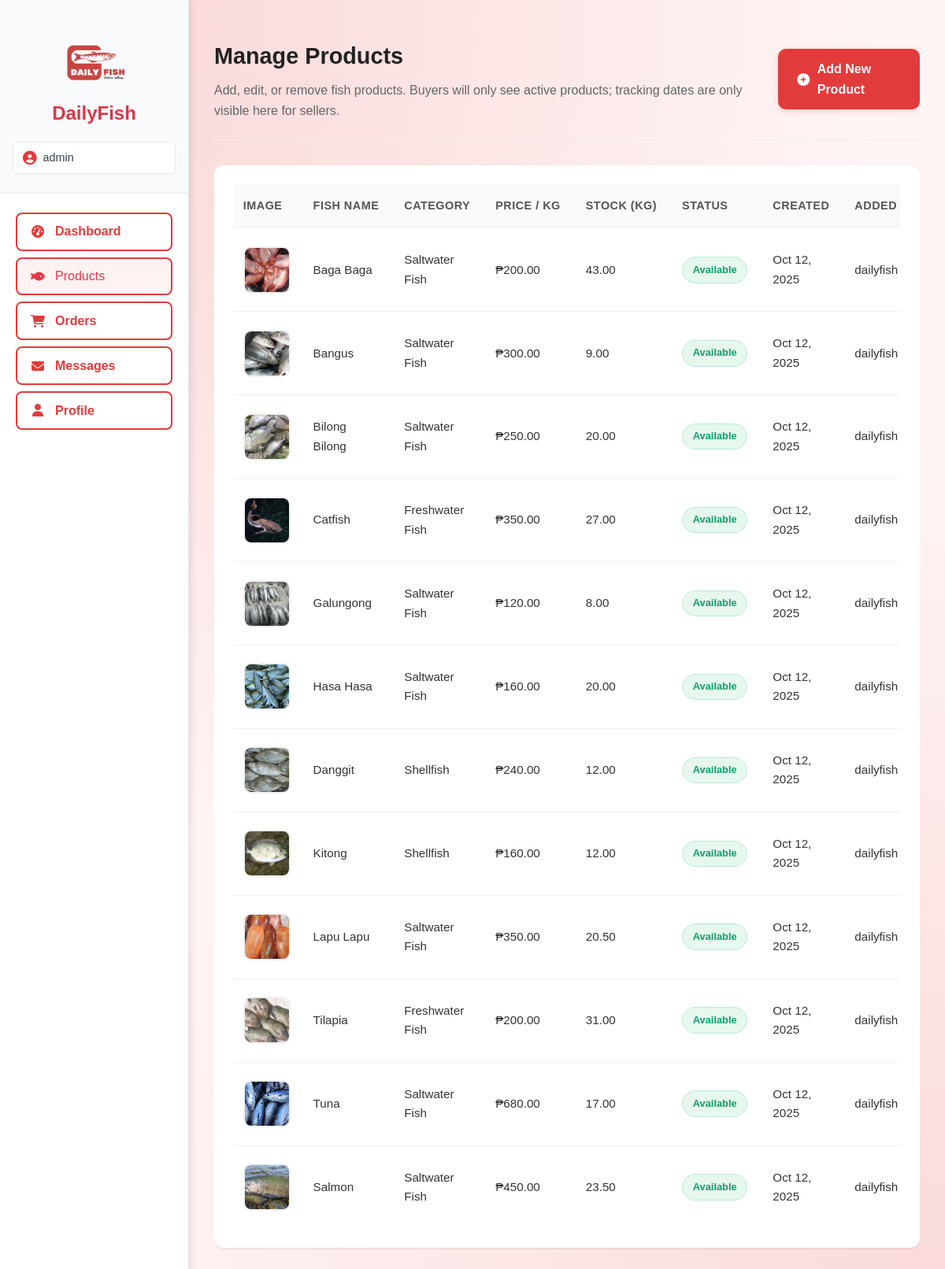
Page /seller/products/ (signed in) on the committed database.
### myapp/models.py (models this page shows, shortened)
class Fish(models.Model):
    name = models.CharField(max_length=200)
    description = models.TextField()
    category = models.ForeignKey(FishCategory, on_delete=models.CASCADE, related_name='fish')
    seller = models.ForeignKey(User, on_delete=models.CASCADE, related_name='fish_products', null=True, blank=True)
    price_per_kg = models.DecimalField(max_digits=10, decimal_places=2, validators=[MinValueValidator(Decimal('0.01'))])
    stock_kg = models.DecimalField(max_digits=10, decimal_places=2, validators=[MinValueValidator(Decimal('0.00'))])
    weight_kg = models.DecimalField(max_digits=10, decimal_places=2, validators=[MinValueValidator(Decimal('0.01'))], help_text="Weight of fish in kilograms")
    total_price = models.DecimalField(max_digits=10, decimal_places=2, validators=[MinValueValidator(Decimal('0.00'))], help_text="Total price for this fish")
    date_purchased = models.DateField(help_text="Date when fish was purchased to track freshness")
    image = models.ImageField(upload_to='fish_images/', blank=True, null=True)
    image_url = models.URLField(blank=True, help_text="External image URL if no local image")
    is_available = models.BooleanField(default=True)
    created_at = models.DateTimeField(auto_now_add=True)
    updated_at = models.DateTimeField(auto_now=True)
    class Meta:
        ordering = ['-created_at']
        verbose_name_plural = "Fish"

class FishCategory(models.Model):
    name = models.CharField(max_length=100, unique=True)
    description = models.TextField(blank=True)
    created_at = models.DateTimeField(auto_now_add=True)
    class Meta:
        verbose_name_plural = "Fish Categories"
        ordering = ['name']

### myapp/views.py (the view)
# urls.py: path('seller/products/', views.seller_products, name='seller_products'),
@login_required
def seller_products(request):
    if not request.user.is_staff:
        return redirect('home')
    if request.user.is_superuser:
        seller_fish = Fish.objects.all().order_by('-created_at')
    else:
        seller_fish = Fish.objects.filter(seller=request.user).order_by('-created_at')
    categories = FishCategory.objects.all()
    context = {
        'seller_name': request.user.username,
        'fish_list': seller_fish,
        'categories': categories,
        'is_superuser': request.user.is_superuser
    }
    return render(request, 'seller/products.html', context)

### myapp/context_processors.py (called while the page is built)
def location(request):
    loc = request.session.get('location') or {}
    parts = []
    if loc.get('municipality'):
        parts.append(loc.get('municipality'))
    if loc.get('barangay'):
        parts.append(loc.get('barangay'))
    if loc.get('province'):
        parts.append(loc.get('province'))
    display = ', '.join(parts) if parts else ''
    return {
        'location_display': display
    }

def cart_info(request):
    count = 0
    user = getattr(request, 'user', None)
    if user and user.is_authenticated:
        try:
            cart, _ = Cart.objects.get_or_create(user=user)
            count = cart.get_total_items()
        except Exception:
            count = 0
    return {
        'cart_item_count': count,
    }

### myapp/models.py (called while the page is built)
    def get_total_items(self):
        return sum(item.quantity_kg for item in self.items.all())

### templates/seller/products.html (shortened to what this page needs)
{% load static humanize %}
<!DOCTYPE html>
<html lang="en">
<head>
    <link rel="stylesheet" href="{% static 'css/styles.css' %}">
    <link rel="stylesheet" href="https://cdnjs.cloudflare.com/ajax/libs/font-awesome/6.4.0/css/all.min.css">
</head>
<body>
    <div class="seller-layout">
        <aside class="seller-sidebar">
            <div class="seller-logo-container">
                <a href="{% url 'seller_dashboard' %}" class="seller-logo">
                    <img src="{% static 'image/fish.png' %}" alt="DailyFish Logo" class="seller-dashboard-logo">
                    <span>DailyFish</span>
                </a>
                <div class="seller-name-chip">
                    <i class="fas fa-user-circle"></i>
                    <span>{{ seller_name }}</span>
                </div>
            </div>
            <nav class="seller-sidebar-nav">
                <a href="{% url 'seller_dashboard' %}" class="nav-link {% if request.resolver_match.url_name == 'seller_dashboard' %}active{% endif %}">
                    <i class="fas fa-tachometer-alt"></i>
                    <span>Dashboard</span>
                </a>
                <a href="{% url 'seller_products' %}" class="nav-link {% if 'products' in request.resolver_match.url_name %}active{% endif %}">
                    <i class="fas fa-fish"></i>
                    <span>Products</span>
                </a>
                <a href="{% url 'seller_orders' %}" class="nav-link {% if 'orders' in request.resolver_match.url_name %}active{% endif %}">
                    <i class="fas fa-shopping-cart"></i>
                    <span>Orders</span>
                </a>
                <a href="{% url 'message_center' %}" class="nav-link {% if 'message' in request.resolver_match.url_name %}active{% endif %}">
                    <i class="fas fa-envelope"></i>
                    <span>Messages</span>
                </a>
                <a href="{% url 'seller_profile' %}" class="nav-link {% if 'profile' in request.resolver_match.url_name %}active{% endif %}">
                    <i class="fas fa-user"></i>
                    <span>Profile</span>
                </a>
            </nav>
        </aside>
        <main class="seller-main-content">
        <main class="seller-main">
        <header class="seller-header">
            <div>
                <h1 class="seller-title">Manage Products</h1>
                <p class="seller-subtitle">Add, edit, or remove fish products. Buyers will only see active products; tracking dates are only visible here for sellers.</p>
            </div>
            <a href="{% url 'seller_product_add' %}" class="btn-primary">
                <i class="fas fa-plus-circle"></i>
                <span>Add New Product</span>
            </a>
        </header>
        <section class="table-wrapper">
            {% if fish_list %}
            <div style="overflow-x:auto;">
                <table>
                    <thead>
                        <tr>
                            <th class="thumb-cell">Image</th>
                            <th>Fish Name</th>
                            <th>Category</th>
                            <th>Price / kg</th>
                            <th>Stock (kg)</th>
                            <th>Status</th>
                            <th>Created</th>
                            <th>Added</th>
                        </tr>
                    </thead>
                    <tbody>
                        {% for fish in fish_list %}
                        <tr>
                            <td class="thumb-cell">
                                <div class="thumb-wrapper">
                                    {% if fish.image %}
                                        <img src="{{ fish.image.url }}" alt="{{ fish.name }}" class="thumb-img">
                                    {% else %}
                                        <i class="fas fa-fish" style="color:#9ca3af;"></i>
                                    {% endif %}
                                </div>
                            </td>
                            <td>{{ fish.name }}</td>
                            <td>{{ fish.category.name }}</td>
                            <td>₱{{ fish.price_per_kg }}</td>
                            <td>{{ fish.stock_kg }}</td>
                            <td>
                                {% if fish.is_available %}
                                    <span class="badge badge-green">Available</span>
                                {% else %}
                                    <span class="badge badge-slate">Hidden</span>
                                {% endif %}
                            </td>
                            <td>{{ fish.created_at|date:"M d, Y" }}</td>
                            {% if is_superuser %}
                            <td>{% if fish.seller %}{{ fish.seller.username }}{% else %}--{% endif %}</td>
                            {% endif %}
                        </tr>
                        {% endfor %}
                    </tbody>
                </table>
            </div>
            {% endif %}
        </section>
        </main>
        </main>
    </div>
</body>
</html>

### static/css/styles.css (style rules this page uses)
:root { --old-mauve: #dc3545; --old-mauve-light: #e85a68; --old-mauve-dark: #b02a37; --old-mauve-accent: #f08a96; --white: #ffffff; --light-gray: #f8f9fa; --dark-gray: #333333; --muted: #666; --success: #28a745; --warning: #ffc107; --danger: #dc3545; --shadow: 0 2px 10px rgba(103, 49, 71, 0.1); --shadow-hover: 0 4px 20px rgba(103, 49, 71, 0.2); }
* { box-sizing: border-box; margin: 0; padding: 0; }
body { font-family: 'Inter', system-ui, -apple-system, 'Segoe UI', Roboto, Helvetica, Arial, sans-serif; color: var(--dark-gray); background-color: var(--light-gray); line-height: 1.6; }
.btn-primary { background: var(--old-mauve); color: var(--white); }

### rows in the picture
Fish: image (picture), name "Baga Baga", category.name "Saltwater Fish", price_per_kg "200.00", stock_kg "43.00", is_available "Available", created_at "Oct 12, 2025", seller.username "dailyfish"
Fish: image (picture), name "Bangus", category.name "Saltwater Fish", price_per_kg "300.00", stock_kg "9.00", is_available "Available", created_at "Oct 12, 2025", seller.username "dailyfish"
Fish: image (picture), name "Bilong Bilong", category.name "Saltwater Fish", price_per_kg "250.00", stock_kg "20.00", is_available "Available", created_at "Oct 12, 2025", seller.username "dailyfish"
Fish: image (picture), name "Catfish", category.name "Freshwater Fish", price_per_kg "350.00", stock_kg "27.00", is_available "Available", created_at "Oct 12, 2025", seller.username "dailyfish"
Fish: image (picture), name "Galungong", category.name "Saltwater Fish", price_per_kg "120.00", stock_kg "8.00", is_available "Available", created_at "Oct 12, 2025", seller.username "dailyfish"
Fish: image (picture), name "Hasa Hasa", category.name "Saltwater Fish", price_per_kg "160.00", stock_kg "20.00", is_available "Available", created_at "Oct 12, 2025", seller.username "dailyfish"
Fish: image (picture), name "Danggit", category.name "Shellfish", price_per_kg "240.00", stock_kg "12.00", is_available "Available", created_at "Oct 12, 2025", seller.username "dailyfish"
Fish: image (picture), name "Kitong", category.name "Shellfish", price_per_kg "160.00", stock_kg "12.00", is_available "Available", created_at "Oct 12, 2025", seller.username "dailyfish"
Fish: image (picture), name "Lapu Lapu", category.name "Saltwater Fish", price_per_kg "350.00", stock_kg "20.50", is_available "Available", created_at "Oct 12, 2025", seller.username "dailyfish"
Fish: image (picture), name "Tilapia", category.name "Freshwater Fish", price_per_kg "200.00", stock_kg "31.00", is_available "Available", created_at "Oct 12, 2025", seller.username "dailyfish"
Fish: image (picture), name "Tuna", category.name "Saltwater Fish", price_per_kg "680.00", stock_kg "17.00", is_available "Available", created_at "Oct 12, 2025", seller.username "dailyfish"
Fish: image (picture), name "Salmon", category.name "Saltwater Fish", price_per_kg "450.00", stock_kg "23.50", is_available "Available", created_at "Oct 12, 2025", seller.username "dailyfish"

### other values in the picture
{{ seller_name }} "admin"
